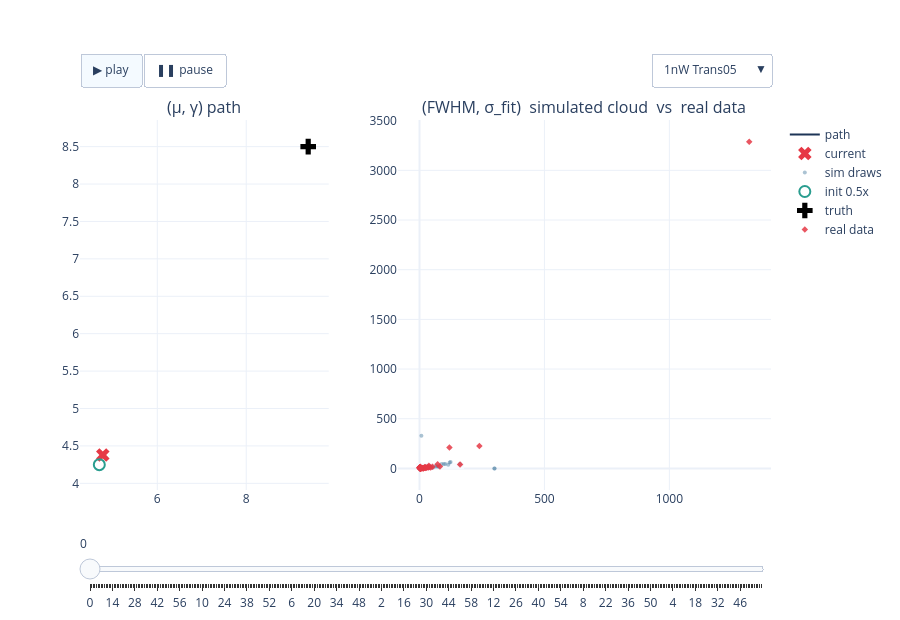

Write notebook code for a chart like this one.
### Code cell
# FIG 1a — 1nW interactive: path + cloud, experiment dropdown + play/slider   (22a verbatim)
fig_1nW = build_power_figure(RESULTS, '1nW')
if fig_1nW is not None:
    _h = os.path.join(REPO_ROOT, 'notebooks', '24_realdata_accuracy', '24f-fig1a-1nW-paths-clouds.html')
    fig_1nW.write_html(_h, include_plotlyjs='cdn', config=CONFIG_PLOT)
    print('wrote', _h, f'({os.path.getsize(_h)/1e6:.1f} MB)')
    fig_1nW.show(config=CONFIG_PLOT)
